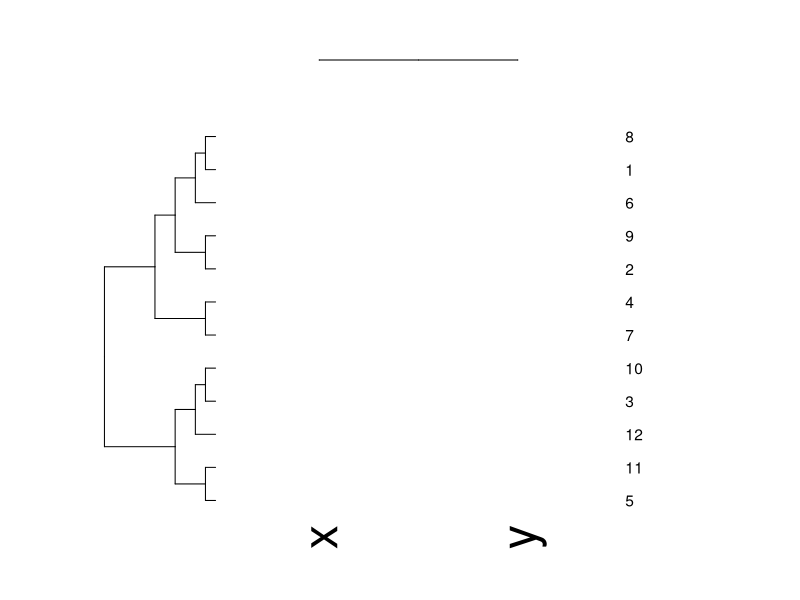

Write the R code that produced this figure.
dataFrame = data.frame(x=1:12, y=1:12)
set.seed(143)
dataMatrix = as.matrix(dataFrame)[sample(1:12),]
heatmap(dataMatrix)
